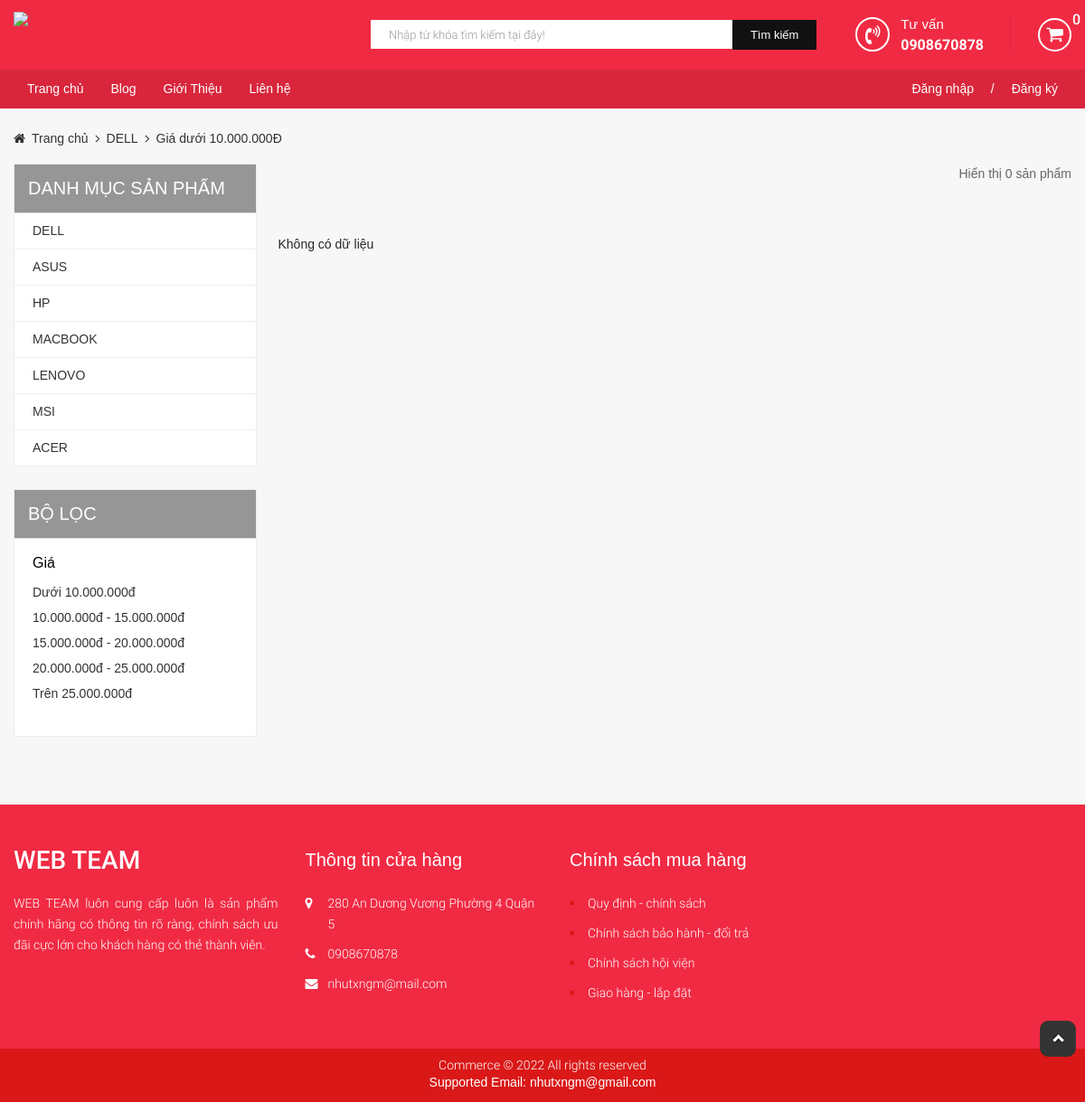
The page /?mod=product_price&act=product_price_under_10m&id=1 on the database its author committed.
### tables this page shows
CREATE TABLE `category` (
  `cat_id` int(11) NOT NULL,
  `cat_name` varchar(50) NOT NULL,
  `created_at` timestamp NOT NULL DEFAULT current_timestamp(),
  `updated_at` timestamp NULL DEFAULT current_timestamp() ON UPDATE current_timestamp(),
  `status` tinyint(4) NOT NULL DEFAULT 0
);

### db/database.php (called while the page is built, shortened)
<?php
function db_query($query_string) {
    global $conn;
    $result = mysqli_query($conn, $query_string);
    return $result;
}
function db_fetch_array($query_string) {
    $result = array();
    $mysqli_result = db_query($query_string);
    return $result;
}

### lib/search.php (called while the page is built, shortened)
<?php
function get_list_price_under_10m($cat_id){
    $result = db_fetch_array("SELECT * FROM product WHERE cat_id = $cat_id and status = 1 and price_new< 10000000");
    return $result;
}

### modules/product_price/product_price_under_10m.php (the view, shortened to what this page needs)
<?php
$sql = "SELECT * FROM category";
$result = mysqli_query($conn, $sql);
$list_cat = array();
$num_rows = mysqli_num_rows($result);
if ($num_rows > 0) {
    $row = $result->fetch_assoc();
    $list_cat[] = $row;
}
?>
<?php
$id = (int) $_GET['id'];
$list_product = get_list_price_under_10m($id);
?>
<div id="main-content-wp" class="clearfix category-product-page">
    <div class="wp-inner">
        <div class="secion" id="breadcrumb-wp">
            <div class="secion-detail">
                <?php
                if ($list_cat) {
                    ?>
                    <ul class="list-item clearfix">
                        <?php
                        foreach ($list_cat as $cat) {
                            ?>
                            <li>
                                <a href="?" title="">Trang chủ</a>
                            </li>
                            <li>
                                <a href="" title=""><?php echo $cat['cat_name']; ?></a>
                            </li>
                            <li>
                                <a href="?" title="">Giá dưới 10.000.000Đ</a>
                            </li>
                            <?php
                        }
                        ?>
                    </ul>
                    <?php
                }
                ?>
            </div>
        </div>
        <?php get_sidebar(); ?>
        <div class="main-content fl-right">
            <div class="section" id="list-product-wp">
                <div class="section-head clearfix">
                    <div class="section-head clearfix">
                        <div class="filter-wp fl-right">
                            <p class="desc">Hiển thị <?php echo count($list_product); ?> sản phẩm</p>
                        </div>
                    </div>
                </div>
                <div class="section-detail">
                    <?php
                    if (!empty($list_product)) {
                        ?>
                        <ul class="list-item">
                            <?php
                            foreach ($list_product as $item) {
                                $item['url'] = "?mod=product&act=detail&cat_id={$item['cat_id']}&id={$item['id']}";
                                ?>
                                <li>
                                    <?php
                                    $date = getdate();
                                    $currentDate = $date["year"] . "-" . $date["mon"] . "-" . $date["mday"];
                                    $week = strtotime(date("Y-m-d", strtotime($item['created_at'])) . " +1 week");
                                    $datediff = $week - (strtotime($currentDate));
                                    $labelnew = "";
                                    if (floor($datediff / (60 * 60 * 24)) > 0 && floor($datediff / (60 * 60 * 24)) <= 7) {
                                        $labelnew = "block2-labelnew";
                                    }
                                    ?>
                                    <p class="<?php echo $labelnew; ?>">
                                    </p>
                                    <a href="<?php echo $item['url']; ?>" title="" class="thumb">
                                        <img src="admin/uploads/<?php echo $item['product_thumb']; ?>">
                                    </a>
                                    <a href="<?php echo $item['url']; ?>" title="" class="product-name"><?php echo $item['product_name']; ?></a>
                                    <div class="price">
                                        <span class="new"><?php echo currency_format($item['price_new']); ?></span>
                                        <span class="old"><?php echo currency_format($item['price_old']); ?></span>
                                    </div>
                                    <?php
                                    if ($item['qty_product'] > 0) {
                                        ?>
                                        <div class="action clearfix">
                                            <a href="" onclick="cart(<?php echo $item['id'] ?>)" title="" class="add-cart fl-left">Thêm giỏ hàng</a>
                                        </div>
                                        <?php
                                    } else {
                                        ?>
                                        <div class="action clearfix">
                                            <a href="" onclick="return confirmAction_detail()" title="" class="add-cart fl-left">Thêm giỏ hàng</a>
                                        </div>
                                        <?php
                                    }
                                    ?>
                                </li>
                                <?php
                            }
                            ?>
                        </ul>
                        <?php
                    } else {
                        ?>
                        <p>Không có dữ liệu</p>
                        <?php
                    }
                    ?>
                </div>
            </div>
        </div>
    </div>
</div>

### inc/sidebar.php (shortened to what this page needs)
<?php
require 'db/connect.php';
$id = (int) $_GET['id'];
$sql = "SELECT * FROM category WHERE cat_id = '{$id}'";
$result = mysqli_query($conn, $sql);
$list_cat = array();
$num_rows = mysqli_num_rows($result);
if ($num_rows > 0) {
    $row = $result->fetch_assoc();
    $list_cat[] = $row;
}
?>
<?php
$sql = "SELECT * FROM category where status = 1";
$result = mysqli_query($conn, $sql);
$list_category = array();
$num_rows = mysqli_num_rows($result);
if ($num_rows > 0) {
    while ($row = mysqli_fetch_assoc($result)) {
        $list_category[] = $row;
    }
}
?>
<div class="sidebar fl-left">
    <div class="section" id="category-product-wp">
        <div class="section-head">
            <h3 class="section-title">Danh mục sản phẩm</h3>
        </div>
        <div class="secion-detail">
           <?php
            if(isset($list_category)){
            ?>
            <ul class="list-item">
                <?php
                foreach($list_category as $category){
                ?>
                <li>
                    <a href="?mod=product&act=category_product&id=<?php echo $category['cat_id'] ?>" title=""><?php echo $category['cat_name'] ?></a>
                </li>
                <?php
                }
                ?>
            </ul>
            <?php
            }
            ?>
        </div>
    </div>
    <div class="section" id="filter-product-wp">
        <div class="section-head">
            <h3 class="section-title">Bộ lọc</h3>
        </div>
        <div class="section-detail">
            <form method="POST" action="">
                <?php
                if (isset($list_cat)) {
                    ?>
                    <table>
                        <thead>
                            <tr>
                                <td colspan="2">Giá</td>
                            </tr>
                        </thead>
                        <tbody>
                            <?php
                            foreach ($list_cat as $item) {
                                ?>
                                <tr>
                                    <td><a href="?mod=product_price&act=product_price_under_10m&id=<?php echo $item['cat_id'] ?>">Dưới 10.000.000đ</a></td>
                                </tr>
                                <tr>
                                    <td><a href="?mod=product_price&act=product_price_10m_to_15m&id=<?php echo $item['cat_id'] ?>">10.000.000đ - 15.000.000đ</a></td>
                                </tr>
                                <tr>
                                    <td><a href="?mod=product_price&act=product_price_15m_to_20m&id=<?php echo $item['cat_id'] ?>">15.000.000đ - 20.000.000đ</a></td>
                                </tr>
                                <tr>
                                    <td><a href="?mod=product_price&act=product_price_20m_to_25m&id=<?php echo $item['cat_id'] ?>">20.000.000đ - 25.000.000đ</a></td>
                                </tr>
                                <tr>
                                    <td><a href="?mod=product_price&act=product_price_on_25m&id=<?php echo $item['cat_id'] ?>">Trên 25.000.000đ</a></td>
                                </tr>
                                <?php
                            }
                            ?>
                        </tbody>
                    </table>
                    <?php
                }
                ?>
            </form>
        </div>
    </div>
</div>

### public/css/import/global.css (style rules this page uses)
body { font-family: 'Roboto Regular'; font-size: 14px; line-height: normal; color: #272727; line-height: 24px; }
.wp-inner { width: 1170px; margin: 0px auto; }
.fl-left { float: left; }
.fl-right { float: right; }
ul li { list-style: none!important; }
a { text-decoration: none!important; }

### public/css/import/home.css (style rules this page uses)
#main-content-wp { background: #f7f7f7; padding-top: 25px; padding-bottom: 75px; }
.main-content { width: 75%; margin-left: 2%; }
.sidebar { width: 23%; }
#category-product-wp { border: 1px solid #ececec; }
#selling-wp, #banner-wp, #filter-product-wp { border: 1px solid #ececec; margin-top: 25px; }
#category-product-wp .section-title, #selling-wp .section-title, #filter-product-wp .section-title { display: block; font-size: 20px; text-transform: uppercase; background: #969696; color: #fff; padding: 15px; border-bottom: 1px solid #dadada; }
#category-product-wp .list-item { background: #fff; }
#category-product-wp .list-item li a { display: block; color: #333; padding: 8px 20px; border-bottom: 1px solid #eee; }
#category-product-wp .list-item li:last-child a { border-bottom: none; }
#category-product-wp .list-item li { position: relative; }

### public/css/import/category_product.css (style rules this page uses)
#breadcrumb-wp { margin-bottom: 20px; }
#breadcrumb-wp .list-item li { float: left; }
#breadcrumb-wp .list-item li a { position: relative; display: block; color: #333; padding-left: 20px; line-height: normal; }
#breadcrumb-wp .list-item li:first-child a:before { position: absolute; content: '\f015'; font-family: 'FontAwesome'; top: 1px; left: 0; line-height: normal; }
#breadcrumb-wp .list-item li:nth-child(n+2) a:before { position: absolute; content: '\f105'; font-family: 'FontAwesome'; top: 1px; left: 8px; line-height: normal; }
.category-product-page #list-product-wp .section-head { margin-bottom: 25px; }
.filter-wp .desc { margin-bottom: 5px; color: #666; text-align: right; }
#filter-product-wp { background: #fff; }
#filter-product-wp .section-detail { padding: 15px 20px; }
#filter-product-wp .section-detail table { width: 100%; margin-bottom: 15px; }
#filter-product-wp .section-detail table thead tr td { font-size: 16px; color: #000; padding-bottom: 10px; }
#filter-product-wp .section-detail table tbody tr td { padding-bottom: 5px; }
#filter-product-wp .section-detail table a { color: #333; display: block; }

### public/css/import/login.css (style rules this page uses)
body { font-size: 14px; font-family: arial; line-height: 23px; }

### public/css/import/register.css (style rules this page uses)
body { font-size: 14px; font-family: arial; line-height: 23px; }

### rows shown on the page
category: cat_name "DELL"
category: cat_name "ASUS"
category: cat_name "HP"
category: cat_name "MACBOOK"
category: cat_name "LENOVO"
category: cat_name "MSI"
category: cat_name "ACER"

### other values the page prints
$num_order "0"
count($list_product) "0"
